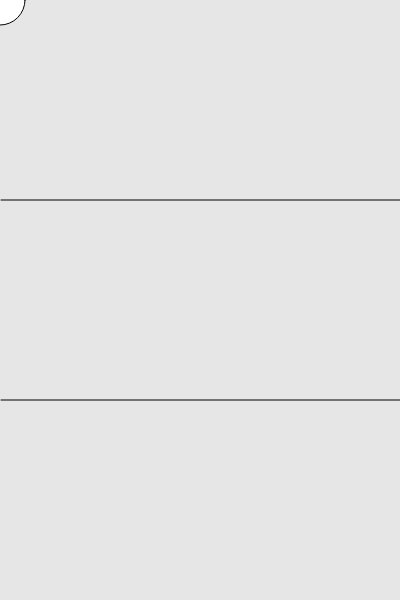
Frame 1 (no input)
Frame 60 (no input): identical to frame 1, image omitted
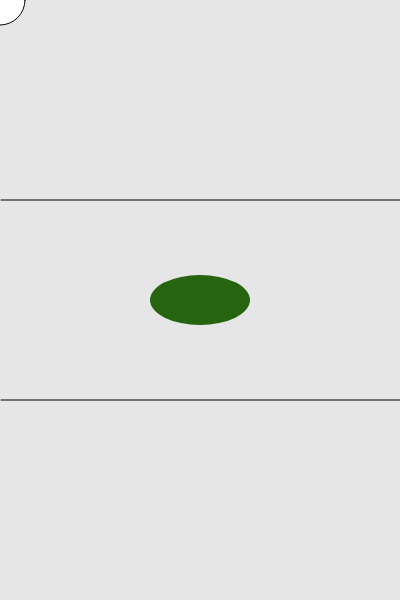
Frame 120 (the mouse pressed at the canvas centre since frame 60)

The p5.js sketch that drew these frames (run headless with seeded random() and noise() and a simulated clock; from frame 60 on, the mouse is pressed at the canvas centre):

// p5.js sketch
// ── sketch.js
function setup() {
  createCanvas(400, 600);
  frameRate(30);
  background(230);
}

//circle(x, y, d)
//ellipsis(x, y, w, [h])
//triangle(x1, y1, x2, y2, x3, y3)

function draw() {
  fill(color(random(255), random(255), random(255)));
  line(1, 200, width, 200);
  line(1, 400, width, 400);
  noStroke();
}

function mouseMoved() {
  // x = 50 + random(width - 100);
  // y = 50 + random(height - 100);
  x = mouseX;
  y = mouseY;
  if (mouseY < 200) {
    circle(x, y, 50);
  }
  if (mouseY >= 200 && mouseY <= 400) {
    ellipse(x, y, 100, 50);
  }
  if (mouseY >= 400 && mouseY <= 600) {
    triangle(x, y, x + 28, y - 50, x + 28 * 2, y);
  }
}
